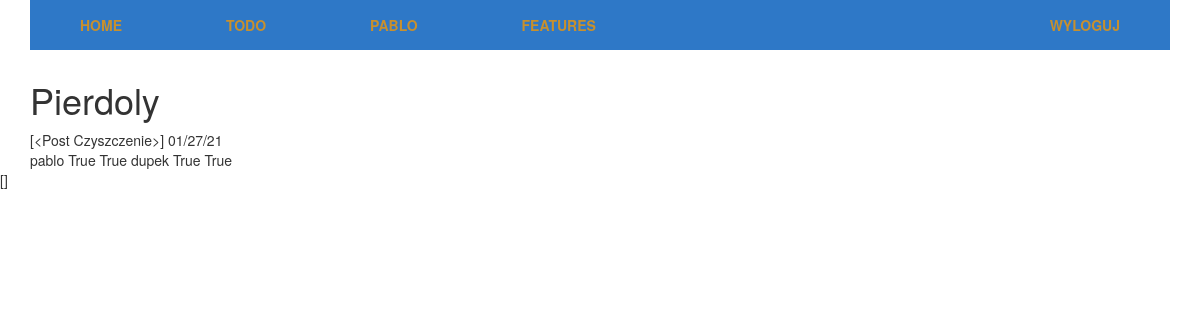
/features (signed in), run on an earlier commit of the app's database.
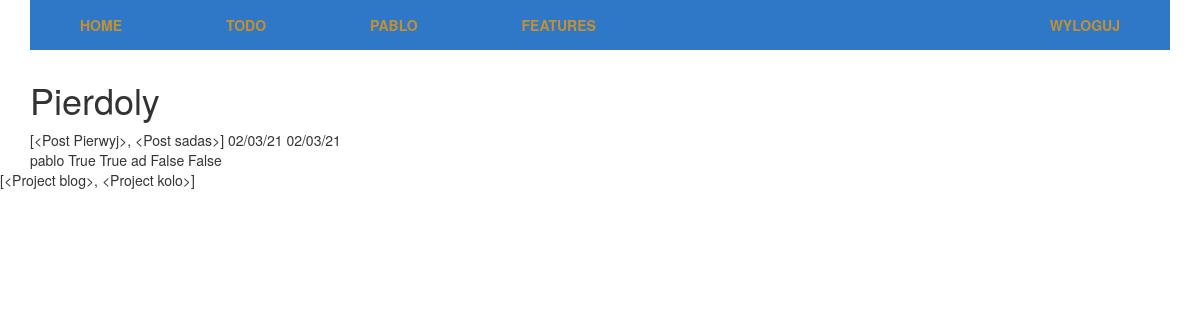
And on a later commit of the database.
### app/models.py (models this page shows, shortened)
class Post(db.Model):
    id = db.Column(db.Integer, primary_key=True)
    title = db.Column(db.String(50))
    content = db.Column(db.Text)
    time = db.Column(db.DateTime, default=datetime.utcnow)
    owner = db.Column(db.Integer, db.ForeignKey('user.id'))
    visible = db.Column(db.Boolean, default=True)
    category = db.Column(db.Integer, db.ForeignKey('post_category.id'))
    comments = db.relationship('Comment', backref='pos')
    def __repr__(self):
        return f'<Post {self.title}>'

class User(UserMixin, db.Model):
    id = db.Column(db.Integer, primary_key=True)
    username = db.Column(db.String(30))
    password = db.Column(db.String(100))
    email = db.Column(db.String(100))
    posts = db.relationship('Post', backref='author', lazy='dynamic')
    superuser = db.Column(db.Boolean, default=False)
    active = db.Column(db.Boolean, default = False)
    project = db.relationship('Project', secondary=users_projects, backref='projects')
    tasks = db.relationship('Task', backref='author')
    @property
    def is_active(self):
        return self.active

class Project(db.Model):
    id = db.Column(db.Integer, primary_key=True)
    name = db.Column(db.String(30))
    description = db.Column(db.Text)
    tasks = db.relationship('Task', backref='project', lazy='dynamic')
    users = db.relationship('User', secondary=users_projects, backref='member')
    def __repr__(self):
        return f'<Project {self.name}>'

### app/routes.py (the view)
@app.route('/features', methods=['GET', 'POST'])
@login_required
def features():
    posts = Post.query.all()
    users = User.query.all()
    return render_template('features.html', posts=posts, users=users)

### app/models.py (called while the page is built)
@login.user_loader
def get_user(id):
    return User.query.get(id)

### app/templates/features.html
{% extends 'base.html' %}
{% block content %}
<div class="container">
    <h1>Pierdoly</h1>
    {{ posts }}
    {% for post in posts %}
        {{ post.time.strftime('%D') }}
    {% endfor %}
    <div class="users">
        {% for user in users %}
        {{ user.username }}
        {{ user.is_authenticated }}
        {{ user.is_active }}
        {% endfor %}
    </div>
</div>
{{ current_user.project}}
{% endblock content %}

### app/templates/base.html (shortened to what this page needs)
{% extends 'bootstrap/base.html' %}
{% block styles %}
{{ super() }}
<link rel="stylesheet" href="{{ url_for('static', filename='styles/style.css') }}">
{% endblock %}
{% block navbar %}
<div class="container">
  <nav>
    <ul class="navigation_bar">
      <li class="navigation_bar__item">
        <a class="navigation_bar__link" aria-current="page" href="{{ url_for('index') }}">Home</a>
      </li>
      {% if not current_user.is_authenticated %}
      <li class="navigation_bar__item">
        <a class="navigation_bar__link" href="{{ url_for('login') }}">Login</a>
      </li>
      <li class="navigation_bar__item">
        <a class="navigation_bar__link" href="{{ url_for('register') }}">Register</a>
      </li>
      {% else %}
      {% if current_user.is_active %}
      <li class="navigation_bar__item nav-drop-project">
        <a class="navigation_bar__link" href="{{ url_for('kanban.index') }}">Todo</a>
      </li>
      {% endif %}
      <li class="navigation_bar__item">
        <a href="{{ url_for('user_page', user=current_user.username) }}" class="navigation_bar__link">{{ current_user.username }}</a>
      </li>
      {% if current_user.superuser %}
      <li class="navigation_bar__item">
        <a class="navigation_bar__link" href="{{ url_for('features') }}">Features</a>
      </li>
      {% endif %}
      <li class="navigation_bar__item navigation_bar__item--logout">
        <a href="{{ url_for('logout') }}" class="navigation_bar__link">Wyloguj</a>
      </li>
      {% endif %}
    </ul>
  </nav>
</div>
{% endblock %}

What changed in the data, as far as the page shows it:
removed Post: title "[<Post Czyszczenie>]", time "01/27/21"
added Post: title.title "[<Post Pierwyj>, <Post sadas>]", time "02/03/21"
added Post: time "02/03/21"
changed User: username "dupek" → "ad"; is_authenticated "True" → "False"; is_active "True" → "False"
now on this page (row edited): Project: project "[<Project blog>, <Project kolo>]"
Also different on the page:
{{ current_user.project }}: "[]" → (not shown)
